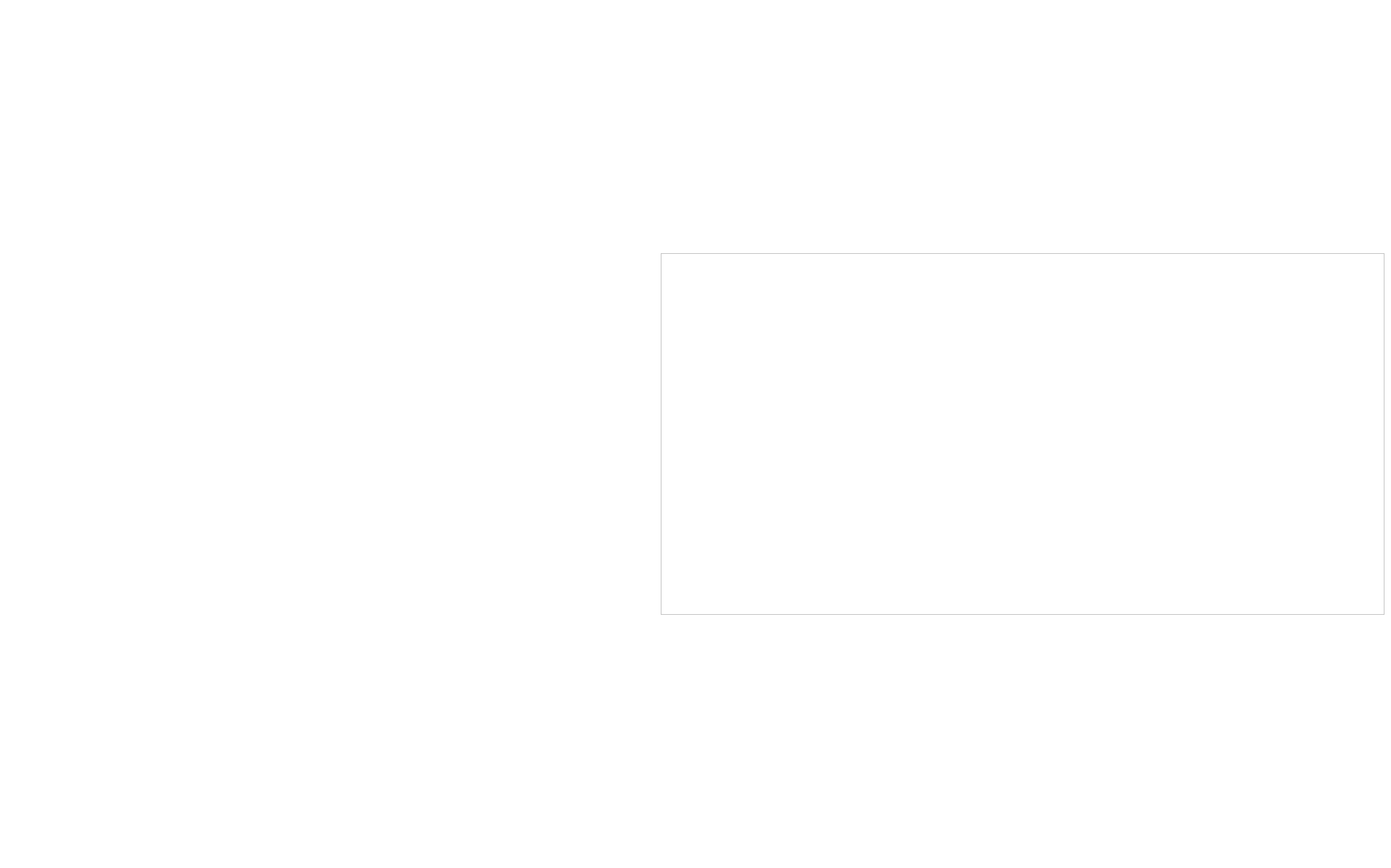
<?xml version="1.0" encoding="UTF-8"?>
<ui version="4.0">
 <class>MainWindow</class>
 <widget class="QMainWindow" name="MainWindow">
  <property name="geometry">
   <rect>
    <x>0</x>
    <y>0</y>
    <width>1922</width>
    <height>1200</height>
   </rect>
  </property>
  <property name="windowTitle">
   <string/>
  </property>
  <property name="autoFillBackground">
   <bool>false</bool>
  </property>
  <property name="styleSheet">
   <string notr="true">background-color: white;</string>
  </property>
  <widget class="QWidget" name="centralwidget">
   <property name="sizePolicy">
    <sizepolicy hsizetype="Expanding" vsizetype="Expanding">
     <horstretch>0</horstretch>
     <verstretch>0</verstretch>
    </sizepolicy>
   </property>
   <property name="autoFillBackground">
    <bool>false</bool>
   </property>
   <property name="styleSheet">
    <string notr="true">background-color: white;</string>
   </property>
   <layout class="QVBoxLayout" name="verticalLayout_4">
    <property name="spacing">
     <number>0</number>
    </property>
    <property name="leftMargin">
     <number>0</number>
    </property>
    <property name="topMargin">
     <number>0</number>
    </property>
    <property name="rightMargin">
     <number>0</number>
    </property>
    <property name="bottomMargin">
     <number>0</number>
    </property>
    <item>
     <widget class="QWidget" name="widget" native="true">
      <property name="sizePolicy">
       <sizepolicy hsizetype="Expanding" vsizetype="Expanding">
        <horstretch>0</horstretch>
        <verstretch>0</verstretch>
       </sizepolicy>
      </property>
      <property name="styleSheet">
       <string notr="true"/>
      </property>
      <layout class="QHBoxLayout" name="horizontalLayout">
       <item>
        <widget class="QFrame" name="frame">
         <property name="sizePolicy">
          <sizepolicy hsizetype="Expanding" vsizetype="Expanding">
           <horstretch>0</horstretch>
           <verstretch>0</verstretch>
          </sizepolicy>
         </property>
         <property name="frameShape">
          <enum>QFrame::NoFrame</enum>
         </property>
         <property name="frameShadow">
          <enum>QFrame::Raised</enum>
         </property>
         <layout class="QVBoxLayout" name="verticalLayout">
          <item>
           <widget class="PlotCanvas" name="left_view" native="true">
            <property name="sizePolicy">
             <sizepolicy hsizetype="Expanding" vsizetype="Expanding">
              <horstretch>0</horstretch>
              <verstretch>0</verstretch>
             </sizepolicy>
            </property>
           </widget>
          </item>
          <item>
           <widget class="PlotCanvas" name="right_view" native="true">
            <property name="sizePolicy">
             <sizepolicy hsizetype="Expanding" vsizetype="Expanding">
              <horstretch>0</horstretch>
              <verstretch>0</verstretch>
             </sizepolicy>
            </property>
           </widget>
          </item>
         </layout>
        </widget>
       </item>
       <item>
        <widget class="LeaderboardWidget" name="leaderboard">
         <property name="sizePolicy">
          <sizepolicy hsizetype="MinimumExpanding" vsizetype="Expanding">
           <horstretch>0</horstretch>
           <verstretch>0</verstretch>
          </sizepolicy>
         </property>
         <property name="minimumSize">
          <size>
           <width>1000</width>
           <height>0</height>
          </size>
         </property>
         <property name="maximumSize">
          <size>
           <width>16777215</width>
           <height>500</height>
          </size>
         </property>
        </widget>
       </item>
      </layout>
     </widget>
    </item>
   </layout>
  </widget>
 </widget>
 <customwidgets>
  <customwidget>
   <class>LeaderboardWidget</class>
   <extends>QListWidget</extends>
   <header>leaderboardwidget.h</header>
  </customwidget>
  <customwidget>
   <class>PlotCanvas</class>
   <extends>QWidget</extends>
   <header>plotcanvas.h</header>
   <container>1</container>
  </customwidget>
 </customwidgets>
 <resources/>
 <connections/>
</ui>
